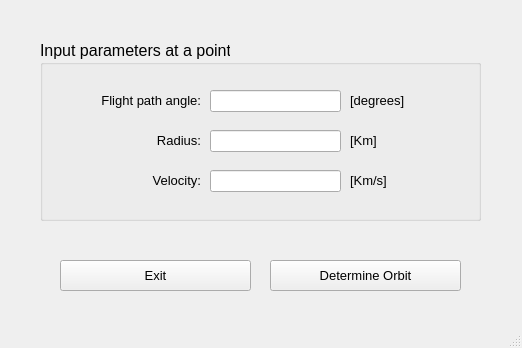
<?xml version="1.0" encoding="UTF-8"?>
<ui version="4.0">
 <class>TypeUnknown</class>
 <widget class="QMainWindow" name="TypeUnknown">
  <property name="geometry">
   <rect>
    <x>0</x>
    <y>0</y>
    <width>522</width>
    <height>348</height>
   </rect>
  </property>
  <property name="windowTitle">
   <string>Type Unknown</string>
  </property>
  <widget class="QWidget" name="centralwidget">
   <widget class="QGroupBox" name="groupBox">
    <property name="geometry">
     <rect>
      <x>40</x>
      <y>40</y>
      <width>441</width>
      <height>181</height>
     </rect>
    </property>
    <property name="font">
     <font>
      <pointsize>12</pointsize>
     </font>
    </property>
    <property name="title">
     <string>Input parameters at a point</string>
    </property>
    <widget class="QLabel" name="label">
     <property name="geometry">
      <rect>
       <x>30</x>
       <y>50</y>
       <width>131</width>
       <height>21</height>
      </rect>
     </property>
     <property name="font">
      <font>
       <pointsize>10</pointsize>
      </font>
     </property>
     <property name="text">
      <string>Flight path angle:</string>
     </property>
     <property name="alignment">
      <set>Qt::AlignRight|Qt::AlignTrailing|Qt::AlignVCenter</set>
     </property>
    </widget>
    <widget class="QLabel" name="label_2">
     <property name="geometry">
      <rect>
       <x>90</x>
       <y>90</y>
       <width>71</width>
       <height>21</height>
      </rect>
     </property>
     <property name="font">
      <font>
       <pointsize>10</pointsize>
      </font>
     </property>
     <property name="text">
      <string>Radius:</string>
     </property>
     <property name="alignment">
      <set>Qt::AlignRight|Qt::AlignTrailing|Qt::AlignVCenter</set>
     </property>
    </widget>
    <widget class="QLabel" name="label_4">
     <property name="geometry">
      <rect>
       <x>90</x>
       <y>130</y>
       <width>71</width>
       <height>21</height>
      </rect>
     </property>
     <property name="font">
      <font>
       <pointsize>10</pointsize>
      </font>
     </property>
     <property name="text">
      <string>Velocity:</string>
     </property>
     <property name="alignment">
      <set>Qt::AlignRight|Qt::AlignTrailing|Qt::AlignVCenter</set>
     </property>
    </widget>
    <widget class="QLabel" name="label_5">
     <property name="geometry">
      <rect>
       <x>310</x>
       <y>50</y>
       <width>81</width>
       <height>21</height>
      </rect>
     </property>
     <property name="font">
      <font>
       <pointsize>10</pointsize>
      </font>
     </property>
     <property name="text">
      <string>[degrees]</string>
     </property>
    </widget>
    <widget class="QLineEdit" name="lineEdit">
     <property name="geometry">
      <rect>
       <x>170</x>
       <y>50</y>
       <width>131</width>
       <height>22</height>
      </rect>
     </property>
     <property name="font">
      <font>
       <pointsize>10</pointsize>
      </font>
     </property>
     <property name="alignment">
      <set>Qt::AlignRight|Qt::AlignTrailing|Qt::AlignVCenter</set>
     </property>
    </widget>
    <widget class="QLineEdit" name="lineEdit_2">
     <property name="geometry">
      <rect>
       <x>170</x>
       <y>90</y>
       <width>131</width>
       <height>22</height>
      </rect>
     </property>
     <property name="font">
      <font>
       <pointsize>10</pointsize>
      </font>
     </property>
     <property name="alignment">
      <set>Qt::AlignRight|Qt::AlignTrailing|Qt::AlignVCenter</set>
     </property>
    </widget>
    <widget class="QLineEdit" name="lineEdit_4">
     <property name="geometry">
      <rect>
       <x>170</x>
       <y>130</y>
       <width>131</width>
       <height>22</height>
      </rect>
     </property>
     <property name="font">
      <font>
       <pointsize>10</pointsize>
      </font>
     </property>
     <property name="alignment">
      <set>Qt::AlignRight|Qt::AlignTrailing|Qt::AlignVCenter</set>
     </property>
    </widget>
    <widget class="QLabel" name="label_6">
     <property name="geometry">
      <rect>
       <x>310</x>
       <y>90</y>
       <width>61</width>
       <height>21</height>
      </rect>
     </property>
     <property name="font">
      <font>
       <pointsize>10</pointsize>
      </font>
     </property>
     <property name="text">
      <string>[Km]</string>
     </property>
    </widget>
    <widget class="QLabel" name="label_8">
     <property name="geometry">
      <rect>
       <x>310</x>
       <y>130</y>
       <width>61</width>
       <height>21</height>
      </rect>
     </property>
     <property name="font">
      <font>
       <pointsize>10</pointsize>
      </font>
     </property>
     <property name="text">
      <string>[Km/s]</string>
     </property>
    </widget>
   </widget>
   <widget class="QPushButton" name="pushButton_3">
    <property name="geometry">
     <rect>
      <x>270</x>
      <y>260</y>
      <width>191</width>
      <height>31</height>
     </rect>
    </property>
    <property name="font">
     <font>
      <pointsize>10</pointsize>
     </font>
    </property>
    <property name="text">
     <string>Determine Orbit</string>
    </property>
   </widget>
   <widget class="QPushButton" name="pushButton_5">
    <property name="geometry">
     <rect>
      <x>60</x>
      <y>260</y>
      <width>191</width>
      <height>31</height>
     </rect>
    </property>
    <property name="font">
     <font>
      <pointsize>10</pointsize>
     </font>
    </property>
    <property name="text">
     <string>Exit</string>
    </property>
   </widget>
  </widget>
  <widget class="QMenuBar" name="menubar">
   <property name="geometry">
    <rect>
     <x>0</x>
     <y>0</y>
     <width>522</width>
     <height>26</height>
    </rect>
   </property>
  </widget>
  <widget class="QStatusBar" name="statusbar"/>
 </widget>
 <resources/>
 <connections/>
</ui>
